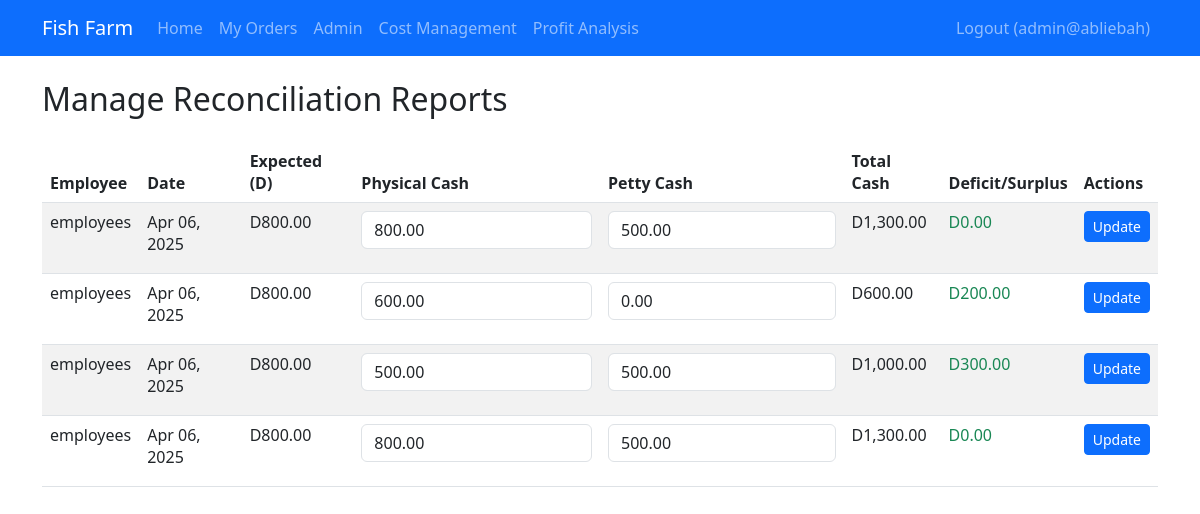
The app's page /admin_reconciliation.php (signed in), older data.
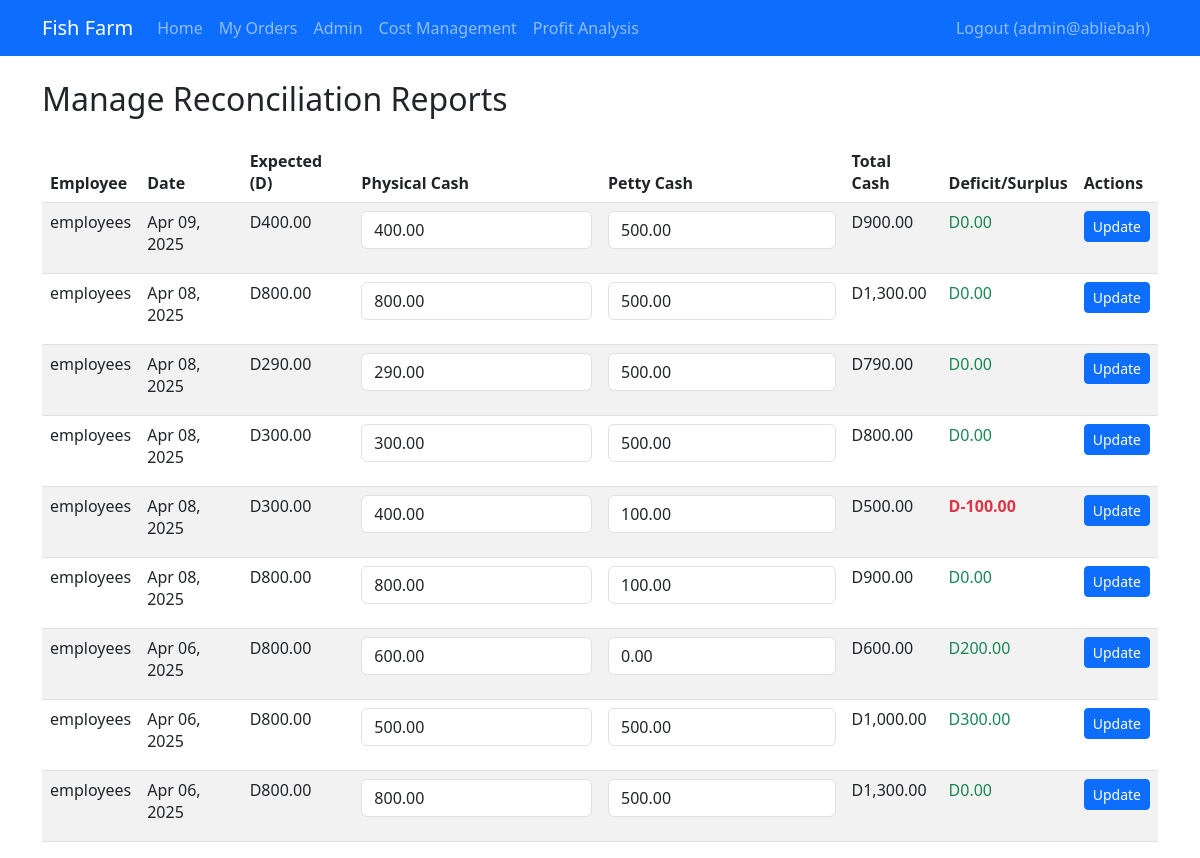
The same page, newer data.
### tables this page shows
CREATE TABLE `cash_reconciliations` (
  `id` int(11) NOT NULL,
  `employee_id` int(11) NOT NULL,
  `report_date` date NOT NULL,
  `expected_amount` decimal(10,2) NOT NULL,
  `physical_cash` decimal(10,2) NOT NULL,
  `petty_cash` decimal(10,2) NOT NULL,
  `deficit` decimal(10,2) NOT NULL,
  `total_cash` decimal(10,2) NOT NULL,
  `submitted_at` timestamp NOT NULL DEFAULT current_timestamp()
);

CREATE TABLE `users` (
  `id` int(11) NOT NULL,
  `username` varchar(50) NOT NULL,
  `password` varchar(255) NOT NULL,
  `email` varchar(100) NOT NULL,
  `role` enum('admin','employee','customer') DEFAULT 'customer',
  `created_at` timestamp NOT NULL DEFAULT current_timestamp()
);

### admin_reconciliation.php (the view, shortened to what this page needs)
<?php
require_once 'functions.php';
$reports = $pdo->query("
    SELECT cr.*, u.username as employee_name
    FROM cash_reconciliations cr
    JOIN users u ON cr.employee_id = u.id
    ORDER BY cr.report_date DESC
")->fetchAll();
include 'navbar.php';
?>
<!DOCTYPE html>
<html lang="en">
<head>
    <link href="https://cdn.jsdelivr.net/npm/bootstrap@5.3.0/dist/css/bootstrap.min.css" rel="stylesheet">
</head>
<body>
    <div class="container mt-4">
        <h2>Manage Reconciliation Reports</h2>
        <div class="table-responsive mt-4">
            <table class="table table-striped">
                <thead>
                    <tr>
                        <th>Employee</th>
                        <th>Date</th>
                        <th>Expected (D)</th>
                        <th>Physical Cash</th>
                        <th>Petty Cash</th>
                        <th>Total Cash</th>
                        <th>Deficit/Surplus</th>
                        <th>Actions</th>
                    </tr>
                </thead>
                <tbody>
                    <?php foreach ($reports as $report): ?>
                        <tr>
                            <td><?= htmlspecialchars($report['employee_name']) ?></td>
                            <td><?= date('M d, Y', strtotime($report['report_date'])) ?></td>
                            <td>D<?= number_format($report['expected_amount'], 2) ?></td>
                            <td>
                                <form method="POST" class="row g-2">
                                    <div class="col">
                                        <input type="number" step="0.01" class="form-control" name="physical_cash"
                                            value="<?= number_format($report['physical_cash'], 2) ?>" required>
                                    </div>
                            </td>
                            <td>
                                <div class="col">
                                    <input type="number" step="0.01" class="form-control" name="petty_cash"
                                        value="<?= number_format($report['petty_cash'], 2) ?>" required>
                                </div>
                            </td>
                            <td>D<?= number_format($report['total_cash'], 2) ?></td>
                            <td class="<?= $report['deficit'] < 0 ? 'text-danger fw-bold' : 'text-success' ?>">
                                D<?= number_format($report['deficit'], 2) ?>
                            </td>
                            <td>
                                <div class="col">
                                    <button type="submit" name="update_reconciliation" class="btn btn-sm btn-primary">
                                        Update
                                    </button>
                                </div>
                            </td>
                        </tr>
                    <?php endforeach; ?>
                </tbody>
            </table>
        </div>
    </div>
</body>
</html>

Row changes from the older to the newer data that the page shows:
added cash_reconciliations: employee.username "employees", report_date "Apr 09, 2025", expected_amount "400.00", physical_cash "400.00", petty_cash "500.00", total_cash "900.00", deficit "0.00"
changed cash_reconciliations (number 2 of 9 on the later page): report_date "Apr 06, 2025" → "Apr 08, 2025"
added cash_reconciliations: employee.username "employees", report_date "Apr 08, 2025", expected_amount "290.00", physical_cash "290.00", petty_cash "500.00", total_cash "790.00", deficit "0.00"
added cash_reconciliations: employee.username "employees", report_date "Apr 08, 2025", expected_amount "300.00", physical_cash "300.00", petty_cash "500.00", total_cash "800.00", deficit "0.00"
added cash_reconciliations: employee.username "employees", report_date "Apr 08, 2025", expected_amount "300.00", physical_cash "400.00", petty_cash "100.00", total_cash "500.00", deficit "-100.00"
added cash_reconciliations: employee.username "employees", report_date "Apr 08, 2025", expected_amount "800.00", physical_cash "800.00", petty_cash "100.00", total_cash "900.00", deficit "0.00"
